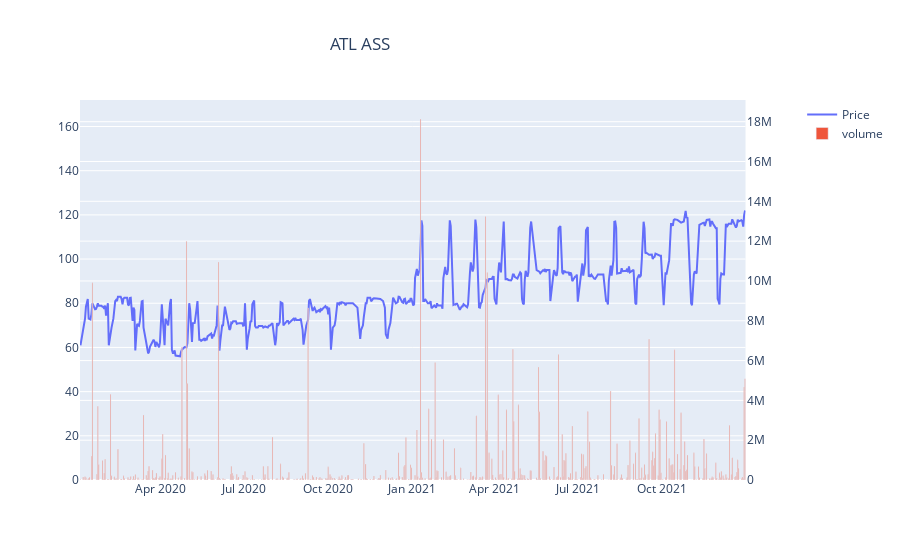

Here is the notebook cell this chart was saved with:
### Markdown cell above
### Application of the function for ATLANTA Assurance

### Code cell
ATL = Stock('ATL ASS')
ATL.visualization(ATL,'ATL ASS')

### Figure 1 — Plotly figure (JSON) as saved in the notebook; plotly's stock layout.template omitted (floating-point values rounded to 4 significant figures; data arrays with more than 128 entries replaced by an {"elided": "..."} marker saying what was removed)
{"data": [{"mode": "lines", "name": "Price", "type": "scatter", "x": {"elided": "499 str values"}, "xaxis": "x", "y": {"elided": "499 float values"}, "yaxis": "y"}, {"name": "volume", "type": "bar", "x": {"elided": "499 str values"}, "xaxis": "x", "y": {"elided": "499 float values"}, "yaxis": "y2"}], "layout": {"title": {"text": "ATL ASS", "x": 0.4}, "xaxis": {"anchor": "y", "domain": [0, 0.94]}, "yaxis": {"anchor": "x", "domain": [0, 1], "range": [0, 172], "visible": true}, "yaxis2": {"anchor": "x", "overlaying": "y", "side": "right"}}}
